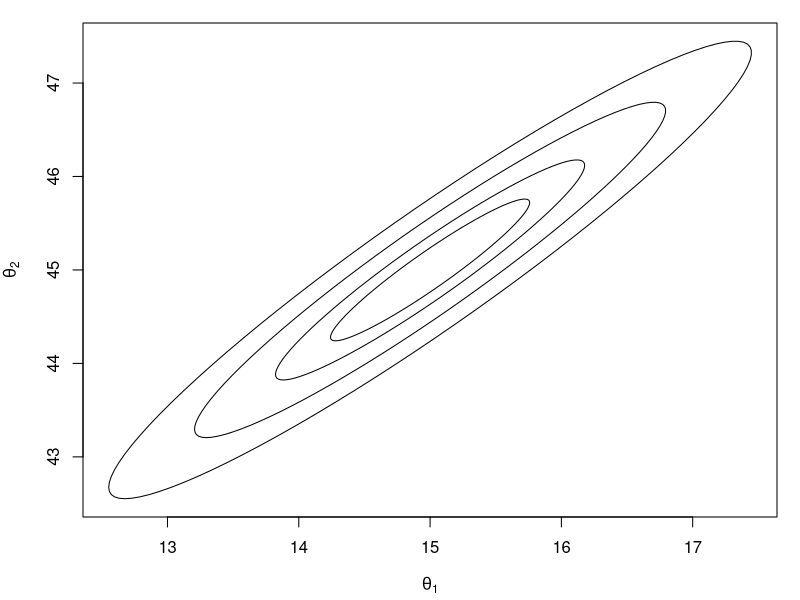
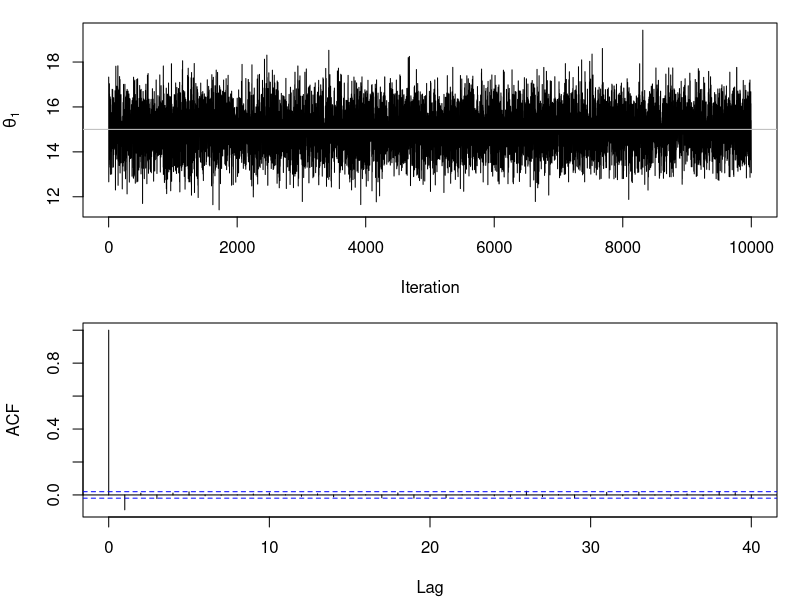
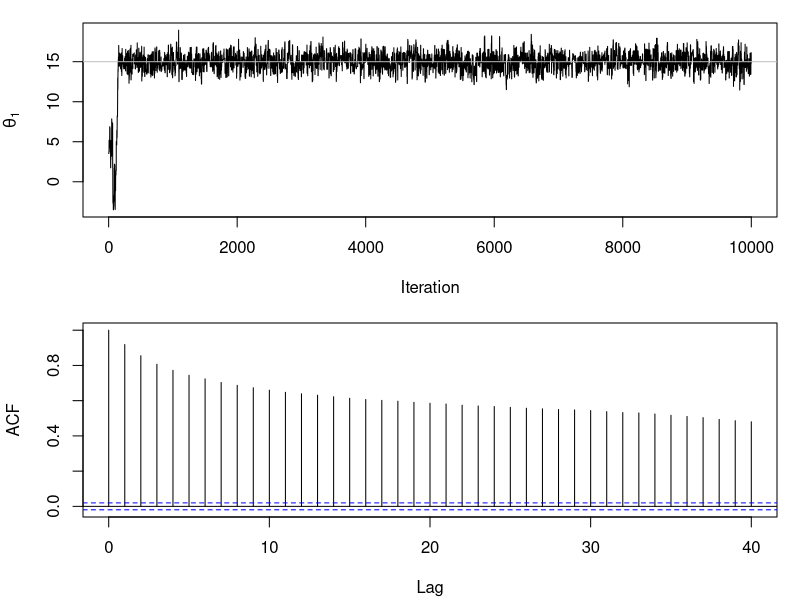

Write the R code that produced these figures, in order.
rm(list=ls())
library(mvtnorm)
library(ellipse)


### Plot of target distribution
Sigma = matrix(c(1,0.95,0.95,1), nrow=2, ncol=2)
mu    = c(15, 45)
e25 = ellipse(Sigma, centre=mu, level = 0.25)
e50 = ellipse(Sigma, centre=mu, level = 0.50)
e80 = ellipse(Sigma, centre=mu, level = 0.80)
e95 = ellipse(Sigma, centre=mu, level = 0.95)
e99 = ellipse(Sigma, centre=mu, level = 0.95)
quartz()
par(mar=c(4,4,1,1)+0.15)
plot(e99, type="n", xlab=expression(theta[1]), ylab=expression(theta[2]))
lines(e25)
lines(e50)
lines(e80)
lines(e95)
dev.print(dev=pdf, file="bivariatenormalhighcor.pdf")


### Hamiltonian method for a bivariate normal
# Test code, bivariate normal, parameters hardcoded
U = function(q)
{
  U     = 0.5*(q - mu)%*%solve(Sigma)%*%t(q - mu)
  #U     = dmvnorm(q, mu, Sigma,log=T)
  return(U)
}


grad_U = function(q)
{
  Sigma  = matrix(c(1,0.95,0.95,1), nrow=2, ncol=2)
  mu     = c(15, 45)
  grad_U = solve(Sigma)%*%t(q - mu)
  return(as.vector(grad_U))
}


HMC = function (U, grad_U, epsilon, L, current_q)
{
  q = current_q
  p = rnorm(length(q),0,1)  # independent standard normal variates
  current_p = p
  # Make a half step for momentum at the beginning
  p = p - epsilon * grad_U(q) / 2
  # Alternate full steps for position and momentum
  for (i in 1:L){
    # Make a full step for the position
    q = q + epsilon * p
    # Make a full step for the momentum, except at end of trajectory
    if (i!=L) p = p - epsilon * grad_U(q)
  }
  # Make a half step for momentum at the end.
  p = p - epsilon * grad_U(q) / 2
  # Negate momentum at end of trajectory to make the proposal symmetric
  p = -p
  # Evaluate potential and kinetic energies at start and end of trajectory
  current_U = U(current_q)
  current_K = sum(current_p^2) / 2
  proposed_U = U(q)
  proposed_K = sum(p^2) / 2
  # Accept or reject the state at end of trajectory, returning either
  # the position at the end of the trajectory or the initial position
  if (runif(1) < exp(current_U-proposed_U+current_K-proposed_K)){
    aceptr = 1
    return(list(aceptr=aceptr, q=q))  # accept
  }else{
    aceptr = 0
    return(list(aceptr=aceptr, q=current_q))  # reject
  }
}

rrr       = 10000
sampler1 = function(rrr, epsilon, L){
  theta.out = array(0, dim=c(rrr,2))
  aceptrt = 0

  theta = rmvnorm(1, c(0, 0), matrix(c(1,0,0,1), nrow=2, ncol=2))
  for(s in 1:rrr){
    temp          = HMC(U, grad_U, epsilon, L, current_q=theta)
    theta         = temp$q
    aceptrt       = aceptrt + temp$aceptr
    theta.out[s,] = theta
    print(s)
  }
  print(paste("Acceptance probability = ", aceptrt/rrr))
  return(theta.out)
}

res1 = sampler1(rrr, epsilon=0.25, L=25)
quartz()
par(mfrow=c(2,1))
par(mar=c(4,4,1,1)+0.15)
plot(res1[,1], ylab=expression(theta[1]), xlab="Iteration", type="l")
abline(h=mu[1], col="grey")
par(mar=c(4,4,1,1)+0.15)
acf(res1[,1], main="")
dev.print(dev=pdf, file="bivariatenormal_hamiltonian.pdf")




##############################################
# Optional Gaussian Random walk Metropolis-Hastings algorithm

sample.theta = function(thetac, Omega){
  thetap = rmvnorm(1, thetac, Omega)
  laceptr = dmvnorm(thetap, mu, Sigma, log=T) - dmvnorm(thetac, mu, Sigma, log=T)
  if (log(runif(1)) < laceptr){
    aceptr = 1
    return(list(aceptr=aceptr, theta=thetap))  # accept
  }else{
    aceptr = 0
    return(list(aceptr=aceptr, theta=thetac))  # reject
  }
}



sampler2 = function(rrr){
  Omega = ((2.38^2)/2)*Sigma
  theta.out = array(0, dim=c(rrr,2))
  aceptrt = 0
  theta = rmvnorm(1, c(0, 0), matrix(c(1,0,0,1), nrow=2, ncol=2))
  for(s in 1:rrr)
  {
    temp          = sample.theta(thetac=theta, Omega)
    theta         = temp$theta
    aceptrt       = aceptrt + temp$aceptr
    theta.out[s,] = theta
    print(s)
  }
  print(paste("Acceptance probability = ", aceptrt/rrr))
  return(theta.out)
}
res2 = sampler2(rrr)


quartz()
par(mfrow=c(2,1))
par(mar=c(4,4,1,1)+0.15)
plot(res2[,1], ylab=expression(theta[1]), xlab="Iteration", type="l")
abline(h=mu[1], col="grey")
par(mar=c(4,4,1,1)+0.15)
acf(res2[,1], main="")
dev.print(dev=pdf, file="bivariatenormal_RW.pdf")
